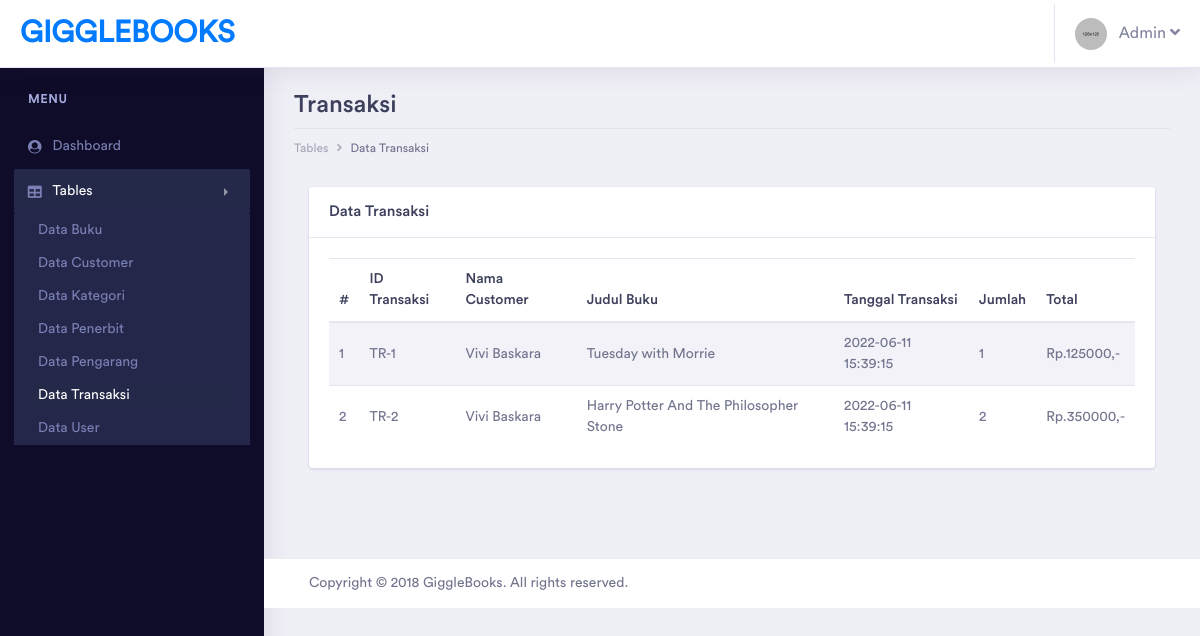
The page /GiggleBooks/admin/pages/tables/transaksi/table_transaksi.php (signed in) on the database as committed earlier.
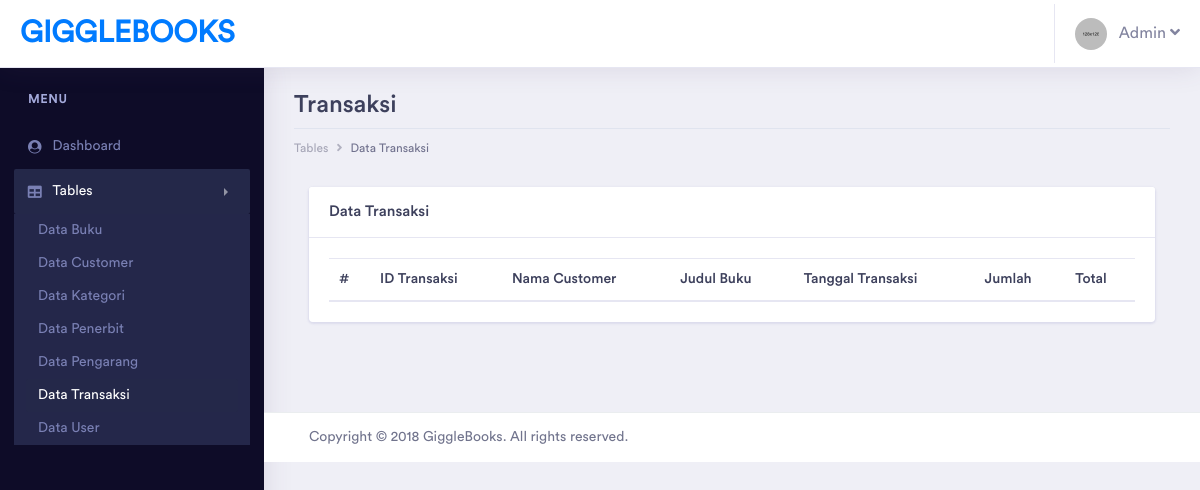
The same page on the database as committed later.
### tables this page shows
CREATE TABLE `transaksi` (
  `id_transaksi` varchar(50) NOT NULL,
  `id_customer` varchar(20) NOT NULL,
  `id_buku` varchar(50) NOT NULL,
  `tgl_transaksi` datetime NOT NULL,
  `jumlah` int(11) NOT NULL,
  `total` int(11) NOT NULL
);

CREATE TABLE `customer` (
  `id_customer` varchar(20) NOT NULL,
  `nama_customer` varchar(100) NOT NULL,
  `jk_customer` enum('Laki-Laki','Perempuan') NOT NULL,
  `alamat_customer` varchar(200) NOT NULL,
  `email_customer` varchar(100) NOT NULL,
  `telp_customer` varchar(20) NOT NULL,
  `deleted` tinyint(1) NOT NULL
);

CREATE TABLE `buku` (
  `id_buku` varchar(50) NOT NULL,
  `judul_buku` varchar(200) NOT NULL,
  `id_pengarang` varchar(20) NOT NULL,
  `id_penerbit` varchar(20) NOT NULL,
  `id_kategori` varchar(20) NOT NULL,
  `stok` int(11) NOT NULL,
  `berat` float NOT NULL,
  `harga` int(11) NOT NULL,
  `deskripsi` varchar(1000) NOT NULL,
  `gambar` varchar(200) NOT NULL,
  `deleted` tinyint(1) NOT NULL
);

### GiggleBooks/admin/pages/tables/transaksi/table_transaksi.php (the view, shortened to what the changed rows need)
<?php
include '../../../../helper/connection.php';
?>
<?php
if(!$_SESSION['username'] && !$_SESSION['password'] && $_SESSION['tipe_user'] != "Admin")
{
    echo "
		<script type='text/javascript'>
		alert('Anda harus login terlebih dahulu!')
		window.location='../../../index.php';
		</script>";
}
else
{
?>
<!doctype html>
<html lang="en">
<head>
    <link rel="stylesheet" href="../../../assets/vendor/bootstrap/css/bootstrap.min.css">
    <link href="../../../assets/vendor/fonts/circular-std/style.css" rel="stylesheet">
    <link rel="stylesheet" href="../../../assets/libs/css/style.css">
    <link rel="stylesheet" href="../../../assets/vendor/fonts/fontawesome/css/fontawesome-all.css">
    <link rel="stylesheet" href="../../../assets/vendor/charts/chartist-bundle/chartist.css">
    <link rel="stylesheet" href="../../../assets/vendor/charts/morris-bundle/morris.css">
    <link rel="stylesheet" href="../../../assets/vendor/fonts/material-design-iconic-font/css/materialdesignicons.min.css">
    <link rel="stylesheet" href="../../../assets/vendor/charts/c3charts/c3.css">
    <link rel="stylesheet" href="../../../assets/vendor/fonts/flag-icon-css/flag-icon.min.css">
</head>
<body>
    <div class="dashboard-main-wrapper">
        <div class="dashboard-wrapper">
            <div class="dashboard-ecommerce">
                <div class="container-fluid dashboard-content ">
                    <div class="row">
                        <div class="col-xl-12 col-lg-12 col-md-12 col-sm-12 col-12">
                            <div class="page-header">
                                <h2 class="pageheader-title">Transaksi</h2>
                            </div>
                        </div>
                    </div>
                    <div class="col-xl-12">
                        <div class="card">
                            <div class="card-body">
                                <table class="table table-striped">
                                    <thead>
                                        <tr>
                                            <th>#</th>
                                            <th>ID Transaksi</th>
                                            <th>Nama Customer</th>
                                            <th>Judul Buku</th>
                                            <th>Tanggal Transaksi</th>
                                            <th>Jumlah</th>
                                            <th>Total</th>
                                        </tr>
                                    </thead>
                                    <tbody>
                                        <?php
                                            $query =
                                            "select t.id_transaksi,c.nama_customer,b.judul_buku,t.tgl_transaksi,t.jumlah,t.total from transaksi t,customer c,buku b
                                            where t.id_customer = c.id_customer AND
                                            b.id_buku = t.id_buku";
                                            $result = mysqli_query($con, $query);
                                            if (mysqli_num_rows($result) > 0)
                                            {
                                                $index = 1;
                                                while($row = mysqli_fetch_assoc($result))
                                                {
                                                    echo "
                                                    <tr>
                                                        <td>" . $index++ . "</td>
                                                        <td>" . $row["id_transaksi"] . "</td>
                                                        <td>" . $row["nama_customer"] . "</td>
                                                        <td>" . $row["judul_buku"] . "</td>
                                                        <td>" . $row["tgl_transaksi"] . "</td>
                                                        <td>" . $row["jumlah"] . "</td>
                                                        <td>Rp." . $row["total"] . ",-</td>
                                                    </tr>
                                                    ";
                                                }
                                            }
                                            ?>
                                    </tbody>
                                </table>
                            </div>
                        </div>
                    </div>
                </div>
            </div>
        </div>
    </div>
</body>
</html>
<?php } ?>

Rows that differ between the two databases and show on the page:
removed transaksi: id_transaksi "TR-1", id_customer.nama_customer "Vivi Baskara", id_buku.judul_buku "Tuesday with Morrie", tgl_transaksi "2022-06-11 15:39:15", jumlah "1", total "125000"
removed transaksi: id_transaksi "TR-2", id_customer.nama_customer "Vivi Baskara", id_buku.judul_buku "Harry Potter And The Philosopher Stone", tgl_transaksi "2022-06-11 15:39:15", jumlah "2", total "350000"
